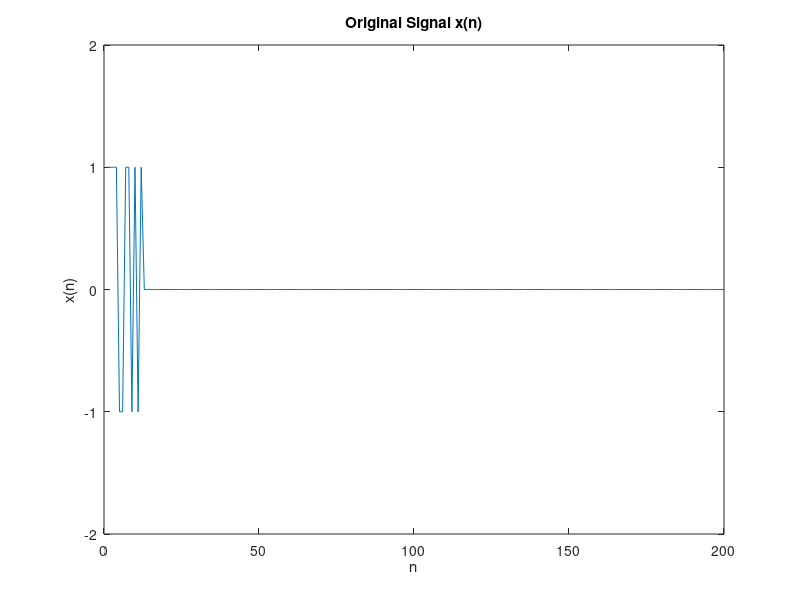
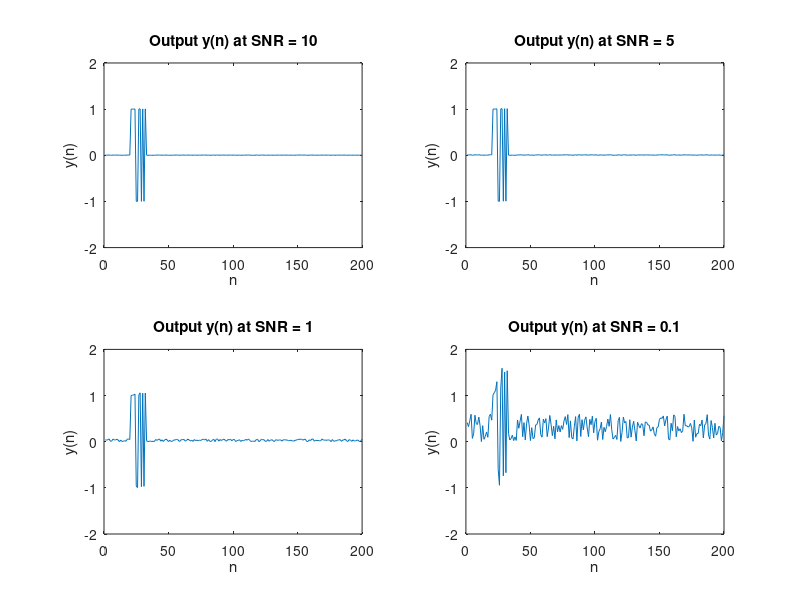
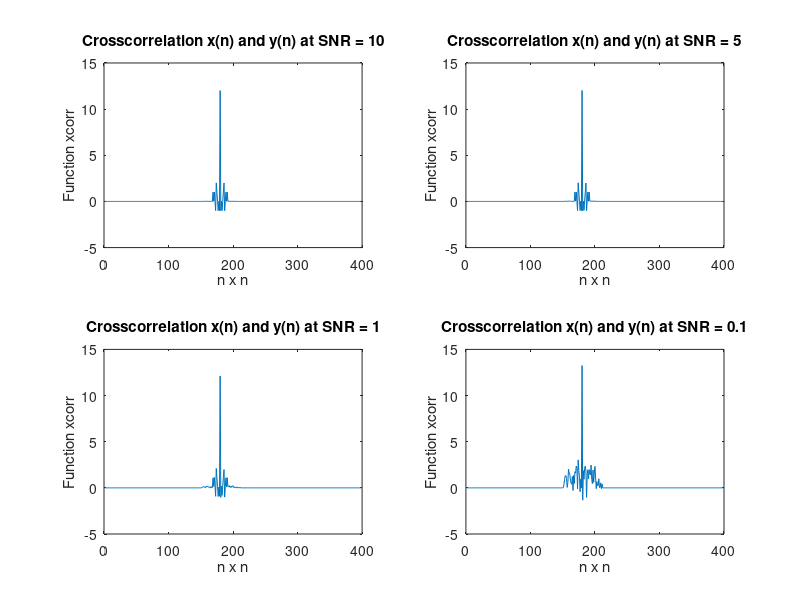

These figures' MATLAB source, in order:

x(1:12) = [1 1 1 1 -1 -1 1 1 -1 1 -1 1];
x(14:200) = 0;

xDelay = circshift(x,20);
SNR = [10,5,1,0.1];
variance = zeros(1,4);  %depending on xDelay and SNR
%https://www.mathworks.com/help/matlab/ref/circshift.html
%https://en.wikipedia.org/wiki/Signal-to-noise_ratio
%https://en.wikipedia.org/wiki/Variance
%this variance has mean = 0
%variance (s^2) formula: s^2 = sigma(x^2) / (n-1)

for i=1:length(variance)
    variance(i) = sum(xDelay.^2)/(SNR(i)*200);
end

%generating random signal
w = rand(1,200);

w1 = w.*variance(1);
w2 = w.*variance(2);
w3 = w.*variance(3);
w4 = w.*variance(4);

%output signal
y1 = w1 + xDelay;
y2 = w2 + xDelay;
y3 = w3 + xDelay;
y4 = w4 + xDelay;

xcorr1 = xcorr(x,y1(1:50));
xcorr2 = xcorr(x,y2(1:50));
xcorr3 = xcorr(x,y3(1:50));
xcorr4 = xcorr(x,y4(1:50));


%plotting: original signal
figure(1);
plot(x); title('Original Signal x(n)');
xlabel('n'); ylabel('x(n)'); ylim([-2 2]);

%plotting: output signal
figure(2);
subplot(2,2,1)
plot(y1)
title('Output y(n) at SNR = 10')
xlabel('n'); ylabel('y(n)'); ylim([-2 2]);

subplot(2,2,2)
plot(y2)
title('Output y(n) at SNR = 5')
xlabel('n'); ylabel('y(n)'); ylim([-2 2]);

subplot(2,2,3)
plot(y3)
title('Output y(n) at SNR = 1')
xlabel('n'); ylabel('y(n)'); ylim([-2 2]);

subplot(2,2,4)
plot(y4)
title('Output y(n) at SNR = 0.1')
xlabel('n'); ylabel('y(n)'); ylim([-2 2]);


%plotting: crosscorrelation of y(n) and x(n)
figure(3);
subplot(2,2,1)
plot(xcorr1)
title('Crosscorrelation x(n) and y(n) at SNR = 10')
xlabel('n x n'); ylabel('Function xcorr');

subplot(2,2,2)
plot(xcorr2)
title('Crosscorrelation x(n) and y(n) at SNR = 5')
xlabel('n x n'); ylabel('Function xcorr');

subplot(2,2,3)
plot(xcorr3)
title('Crosscorrelation x(n) and y(n) at SNR = 1')
xlabel('n x n'); ylabel('Function xcorr');

subplot(2,2,4)
plot(xcorr4)
title('Crosscorrelation x(n) and y(n) at SNR = 0.1')
xlabel('n x n'); ylabel('Function xcorr');
